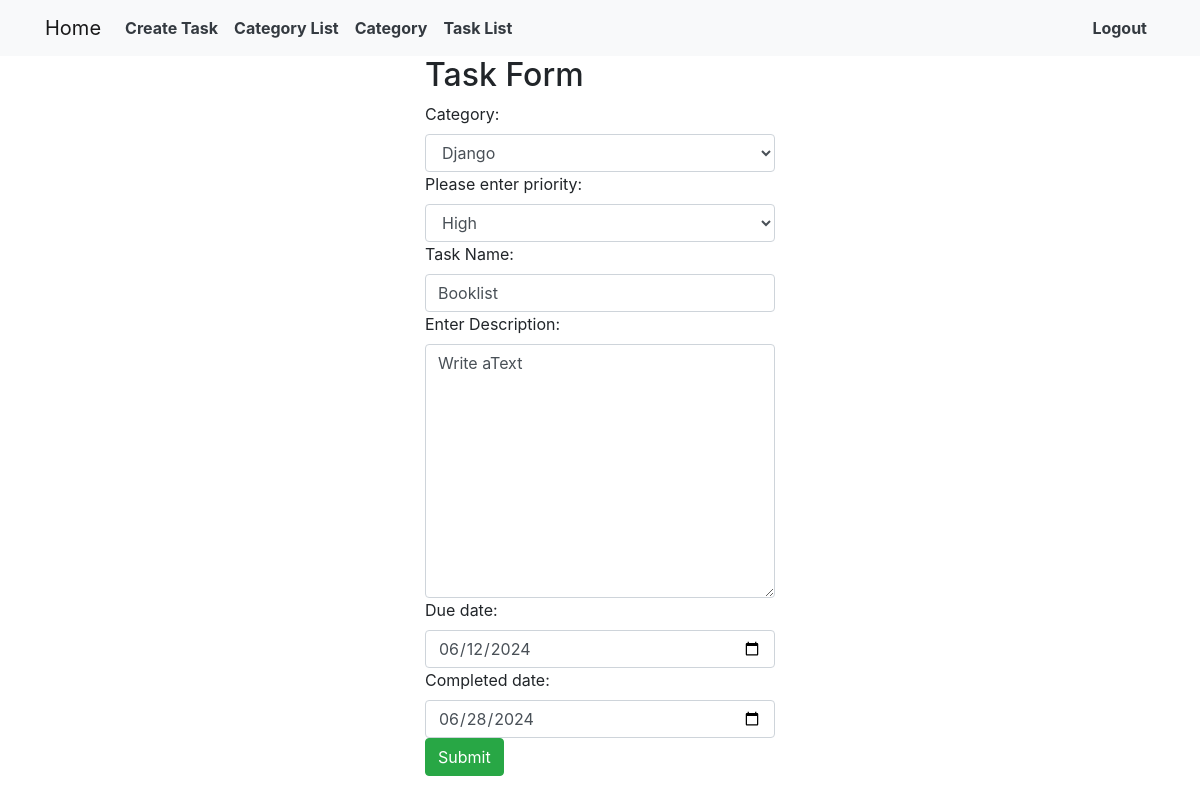
The page /editTaskPage/1 on the database its author committed.
### myApp/models.py (models this page shows, shortened)
class TaskModel(models.Model):
    PRIORITY=[
        ("high","High"),
        ("medium","Medium"),
        ("low","Low"),
    ]
    category=models.ForeignKey(CategoryModel,on_delete=models.CASCADE,null=True)
    priority=models.CharField(choices=PRIORITY,max_length=100,null=True)
    TaskName=models.CharField(max_length=100,null=True)
    description=models.TextField(max_length=500,null=True)
    due_date=models.DateField(null=True)
    status=models.CharField(max_length=100,default="On_Going",null=True)
    completed_date=models.DateField(null=True)
    create_at=models.DateField(auto_now_add=True,null=True)
    update_at=models.DateField(auto_now=True,null=True)
    class Meta:
        unique_together = ["category", "TaskName"]

### myProject/views.py (the view)
# urls.py: path('editTaskPage/<str:myid>', editTaskPage,name="editTaskPage"),
def editTaskPage(request,myid):
    task=get_object_or_404(TaskModel,id=myid)
    if request.method=="POST":
        form=CreateTaskForm(request.POST,instance=task)
        if form.is_valid():
            form.save()
            return redirect("taskList")
    else:
        form=CreateTaskForm(instance=task)
    context={
        'form':form
    }
    return render(request,"editTaskPage.html",context)

### myProject/forms.py
class CreateTaskForm(forms.ModelForm):
    class Meta:
        model = TaskModel
        fields=("category","priority","TaskName","description","due_date","completed_date")
        widgets = {
            'category': forms.Select(attrs={'class':'form-control input'}),
            'priority': forms.Select(attrs={'class':'form-control input'}),
            'TaskName': forms.TextInput(attrs={'type': 'text','class':'form-control input'}),
            'description': forms.Textarea(attrs={'class':'form-control input'}),
            'due_date': forms.DateInput(attrs={'type': 'date','class':'form-control input'}),
            'completed_date': forms.DateInput(attrs={'type': 'date','class':'form-control input'}),
        }
        labels={
            "priority":"Please enter priority",
            "TaskName":"Task Name:",
            "description":"Enter Description:",
        }

### myApp/models.py (called while the page is built)
    def __str__(self) -> str:
        return self.CategoryName

### Template/editTaskPage.html (shortened to what this page needs)
{% extends 'base.html' %}
{% block content %}
<!DOCTYPE html>
<html lang="en">
<head>
</head>
<body>
<div class="container">
    <div class="row">
        <div class="col-md-4"></div>
        <div class="col-md-4">
            <h2>Task Form</h2>
            <form action="  " method="post">
                {{form}}
                <div class="form-group">
                    <input class="btn btn-success" type="submit">
                </div>
            </form>
        </div>
    </div>
</div>
</body>
</html>
{% endblock content %}

### rows shown on the page
TaskModel: category "Django", priority "High", TaskName "Booklist", description "Write aText", due_date "06/12/2024", completed_date "06/28/2024"
